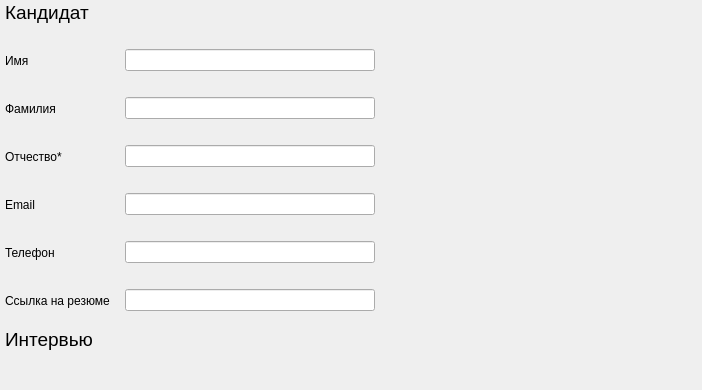
                      <widget class="QWidget" name="questionsScrollAreaWidgetContents">
                       <property name="geometry">
                        <rect>
                         <x>0</x>
                         <y>0</y>
                         <width>702</width>
                         <height>390</height>
                        </rect>
                       </property>
                       <layout class="QVBoxLayout" name="verticalLayout_29">
                        <property name="spacing">
                         <number>0</number>
                        </property>
                        <property name="leftMargin">
                         <number>0</number>
                        </property>
                        <property name="topMargin">
                         <number>0</number>
                        </property>
                        <property name="rightMargin">
                         <number>0</number>
                        </property>
                        <property name="bottomMargin">
                         <number>0</number>
                        </property>
                        <item>
                         <layout class="QVBoxLayout" name="questionsVerticalLayout">
                          <property name="spacing">
                           <number>3</number>
                          </property>
                          <property name="leftMargin">
                           <number>5</number>
                          </property>
                          <item alignment="Qt::AlignLeft|Qt::AlignTop">
                           <widget class="QLabel" name="label11">
                            <property name="minimumSize">
                             <size>
                              <width>0</width>
                              <height>25</height>
                             </size>
                            </property>
                            <property name="maximumSize">
                             <size>
                              <width>16777215</width>
                              <height>25</height>
                             </size>
                            </property>
                            <property name="font">
                             <font>
                              <pointsize>14</pointsize>
                             </font>
                            </property>
                            <property name="text">
                             <string>Кандидат</string>
                            </property>
                           </widget>
                          </item>
                          <item alignment="Qt::AlignLeft|Qt::AlignTop">
                           <widget class="QWidget" name="widget_7" native="true">
                            <property name="minimumSize">
                             <size>
                              <width>0</width>
                              <height>45</height>
                             </size>
                            </property>
                            <property name="maximumSize">
                             <size>
                              <width>16777215</width>
                              <height>45</height>
                             </size>
                            </property>
                            <layout class="QHBoxLayout" name="horizontalLayout_14">
                             <property name="spacing">
                              <number>0</number>
                             </property>
                             <property name="leftMargin">
                              <number>0</number>
                             </property>
                             <property name="topMargin">
                              <number>0</number>
                             </property>
                             <property name="rightMargin">
                              <number>0</number>
                             </property>
                             <property name="bottomMargin">
                              <number>0</number>
                             </property>
                             <item>
                              <widget class="QLabel" name="label_10">
                               <property name="minimumSize">
                                <size>
                                 <width>120</width>
                                 <height>0</height>
                                </size>
                               </property>
                               <property name="maximumSize">
                                <size>
                                 <width>120</width>
                                 <height>16777215</height>
                                </size>
                               </property>
                               <property name="text">
                                <string>Имя</string>
                               </property>
                              </widget>
                             </item>
                             <item>
                              <widget class="QLineEdit" name="cNameLineEdit">
                               <property name="minimumSize">
                                <size>
                                 <width>250</width>
                                 <height>0</height>
                                </size>
                               </property>
                               <property name="maximumSize">
                                <size>
                                 <width>250</width>
                                 <height>16777215</height>
                                </size>
                               </property>
                              </widget>
                             </item>
                            </layout>
                           </widget>
                          </item>
                          <item alignment="Qt::AlignLeft|Qt::AlignTop">
                           <widget class="QWidget" name="widget_8" native="true">
                            <property name="minimumSize">
                             <size>
                              <width>0</width>
                              <height>45</height>
                             </size>
                            </property>
                            <property name="maximumSize">
                             <size>
                              <width>16777215</width>
                              <height>45</height>
                             </size>
                            </property>
                            <layout class="QHBoxLayout" name="horizontalLayout_17">
                             <property name="spacing">
                              <number>0</number>
                             </property>
                             <property name="leftMargin">
                              <number>0</number>
                             </property>
                             <property name="topMargin">
                              <number>0</number>
                             </property>
                             <property name="rightMargin">
                              <number>0</number>
                             </property>
                             <property name="bottomMargin">
                              <number>0</number>
                             </property>
                             <item>
                              <widget class="QLabel" name="label6">
                               <property name="minimumSize">
                                <size>
                                 <width>120</width>
                                 <height>0</height>
                                </size>
                               </property>
                               <property name="maximumSize">
                                <size>
                                 <width>120</width>
                                 <height>16777215</height>
                                </size>
                               </property>
                               <property name="text">
                                <string>Фамилия</string>
                               </property>
                              </widget>
                             </item>
                             <item>
                              <widget class="QLineEdit" name="cSernameLineEdit">
                               <property name="minimumSize">
                                <size>
                                 <width>250</width>
                                 <height>0</height>
                                </size>
                               </property>
                               <property name="maximumSize">
                                <size>
                                 <width>250</width>
                                 <height>16777215</height>
                                </size>
                               </property>
                              </widget>
                             </item>
                            </layout>
                           </widget>
                          </item>
                          <item alignment="Qt::AlignLeft|Qt::AlignTop">
                           <widget class="QWidget" name="widget_9" native="true">
                            <property name="minimumSize">
                             <size>
                              <width>0</width>
                              <height>45</height>
                             </size>
                            </property>
                            <property name="maximumSize">
                             <size>
                              <width>16777215</width>
                              <height>45</height>
                             </size>
                            </property>
                            <layout class="QHBoxLayout" name="horizontalLayout_16">
                             <property name="spacing">
                              <number>0</number>
                             </property>
                             <property name="leftMargin">
                              <number>0</number>
                             </property>
                             <property name="topMargin">
                              <number>0</number>
                             </property>
                             <property name="rightMargin">
                              <number>0</number>
                             </property>
                             <property name="bottomMargin">
                              <number>0</number>
                             </property>
                             <item>
                              <widget class="QLabel" name="label_13">
                               <property name="minimumSize">
                                <size>
                                 <width>120</width>
                                 <height>0</height>
                                </size>
                               </property>
                               <property name="maximumSize">
                                <size>
                                 <width>120</width>
                                 <height>16777215</height>
                                </size>
                               </property>
                               <property name="toolTip">
                                <string>При наличии</string>
                               </property>
                               <property name="text">
                                <string>Отчество*</string>
                               </property>
                              </widget>
                             </item>
                             <item>
                              <widget class="QLineEdit" name="cPatronimicLineEdit">
                               <property name="minimumSize">
                                <size>
                                 <width>250</width>
                                 <height>0</height>
                                </size>
                               </property>
                               <property name="maximumSize">
                                <size>
                                 <width>250</width>
                                 <height>16777215</height>
                                </size>
                               </property>
                              </widget>
                             </item>
                            </layout>
                           </widget>
                          </item>
                          <item alignment="Qt::AlignLeft|Qt::AlignTop">
                           <widget class="QWidget" name="widget_10" native="true">
                            <property name="minimumSize">
                             <size>
                              <width>0</width>
                              <height>45</height>
                             </size>
                            </property>
                            <property name="maximumSize">
                             <size>
                              <width>16777215</width>
                              <height>45</height>
                             </size>
                            </property>
                            <layout class="QHBoxLayout" name="horizontalLayout_15">
                             <property name="spacing">
                              <number>0</number>
                             </property>
                             <property name="leftMargin">
                              <number>0</number>
                             </property>
                             <property name="topMargin">
                              <number>0</number>
                             </property>
                             <property name="rightMargin">
                              <number>0</number>
                             </property>
                             <property name="bottomMargin">
                              <number>0</number>
                             </property>
                             <item>
                              <widget class="QLabel" name="label_14">
                               <property name="minimumSize">
                                <size>
                                 <width>120</width>
                                 <height>0</height>
                                </size>
                               </property>
                               <property name="maximumSize">
                                <size>
                                 <width>120</width>
                                 <height>16777215</height>
                                </size>
                               </property>
                               <property name="text">
                                <string>Email</string>
                               </property>
                              </widget>
                             </item>
                             <item>
                              <widget class="QLineEdit" name="cEmailLineEdit">
                               <property name="minimumSize">
                                <size>
                                 <width>250</width>
                                 <height>0</height>
                                </size>
                               </property>
                               <property name="maximumSize">
                                <size>
                                 <width>250</width>
                                 <height>16777215</height>
                                </size>
                               </property>
                              </widget>
                             </item>
                            </layout>
                           </widget>
                          </item>
                          <item alignment="Qt::AlignLeft|Qt::AlignTop">
                           <widget class="QWidget" name="widget_11" native="true">
                            <property name="minimumSize">
                             <size>
                              <width>0</width>
                              <height>45</height>
                             </size>
                            </property>
                            <property name="maximumSize">
                             <size>
                              <width>16777215</width>
                              <height>45</height>
                             </size>
                            </property>
                            <layout class="QHBoxLayout" name="horizontalLayout_18">
                             <property name="spacing">
                              <number>0</number>
                             </property>
                             <property name="leftMargin">
                              <number>0</number>
                             </property>
                             <property name="topMargin">
                              <number>0</number>
                             </property>
                             <property name="rightMargin">
                              <number>0</number>
                             </property>
                             <property name="bottomMargin">
                              <number>0</number>
                             </property>
                             <item>
                              <widget class="QLabel" name="label_15">
                               <property name="minimumSize">
                                <size>
                                 <width>120</width>
                                 <height>0</height>
                                </size>
                               </property>
                               <property name="maximumSize">
                                <size>
                                 <width>120</width>
                                 <height>16777215</height>
                                </size>
                               </property>
                               <property name="text">
                                <string>Телефон</string>
                               </property>
                              </widget>
                             </item>
                             <item>
                              <widget class="QLineEdit" name="cPhoneLineEdit">
                               <property name="minimumSize">
                                <size>
                                 <width>250</width>
                                 <height>0</height>
                                </size>
                               </property>
                               <property name="maximumSize">
                                <size>
                                 <width>250</width>
                                 <height>16777215</height>
                                </size>
                               </property>
                              </widget>
                             </item>
                            </layout>
                           </widget>
                          </item>
                          <item alignment="Qt::AlignLeft|Qt::AlignTop">
                           <widget class="QWidget" name="widget_12" native="true">
                            <property name="minimumSize">
                             <size>
                              <width>0</width>
                              <height>45</height>
                             </size>
                            </property>
                            <property name="maximumSize">
                             <size>
                              <width>16777215</width>
                              <height>45</height>
                             </size>
                            </property>
                            <layout class="QHBoxLayout" name="horizontalLayout_19">
                             <property name="spacing">
                              <number>0</number>
                             </property>
                             <property name="leftMargin">
                              <number>0</number>
                             </property>
                             <property name="topMargin">
                              <number>0</number>
                             </property>
                             <property name="rightMargin">
                              <number>0</number>
                             </property>
                             <property name="bottomMargin">
                              <number>0</number>
                             </property>
                             <item>
                              <widget class="QLabel" name="label_16">
                               <property name="minimumSize">
                                <size>
                                 <width>120</width>
                                 <height>0</height>
                                </size>
                               </property>
                               <property name="maximumSize">
                                <size>
                                 <width>120</width>
                                 <height>16777215</height>
                                </size>
                               </property>
                               <property name="text">
                                <string>Ссылка на резюме</string>
                               </property>
                              </widget>
                             </item>
                             <item>
                              <widget class="QLineEdit" name="cLinkLineEdit">
                               <property name="minimumSize">
                                <size>
                                 <width>250</width>
                                 <height>0</height>
                                </size>
                               </property>
                               <property name="maximumSize">
                                <size>
                                 <width>250</width>
                                 <height>16777215</height>
                                </size>
                               </property>
                              </widget>
                             </item>
                            </layout>
                           </widget>
                          </item>
                          <item>
                           <widget class="QLabel" name="label_17">
                            <property name="minimumSize">
                             <size>
                              <width>110</width>
                              <height>26</height>
                             </size>
                            </property>
                            <property name="maximumSize">
                             <size>
                              <width>110</width>
                              <height>26</height>
                             </size>
                            </property>
                            <property name="font">
                             <font>
                              <pointsize>14</pointsize>
                             </font>
                            </property>
                            <property name="text">
                             <string>Интервью</string>
                            </property>
                           </widget>
                          </item>
                          <item alignment="Qt::AlignTop">
                           <widget class="QWidget" name="questionsBlock" native="true">
                            <layout class="QVBoxLayout" name="verticalLayout_30">
                             <property name="spacing">
                              <number>0</number>
                             </property>
                             <property name="leftMargin">
                              <number>0</number>
                             </property>
                             <property name="topMargin">
                              <number>0</number>
                             </property>
                             <property name="rightMargin">
                              <number>0</number>
                             </property>
                             <property name="bottomMargin">
                              <number>0</number>
                             </property>
                            </layout>
                           </widget>
                          </item>
                         </layout>
                        </item>
                       </layout>
                      </widget>
